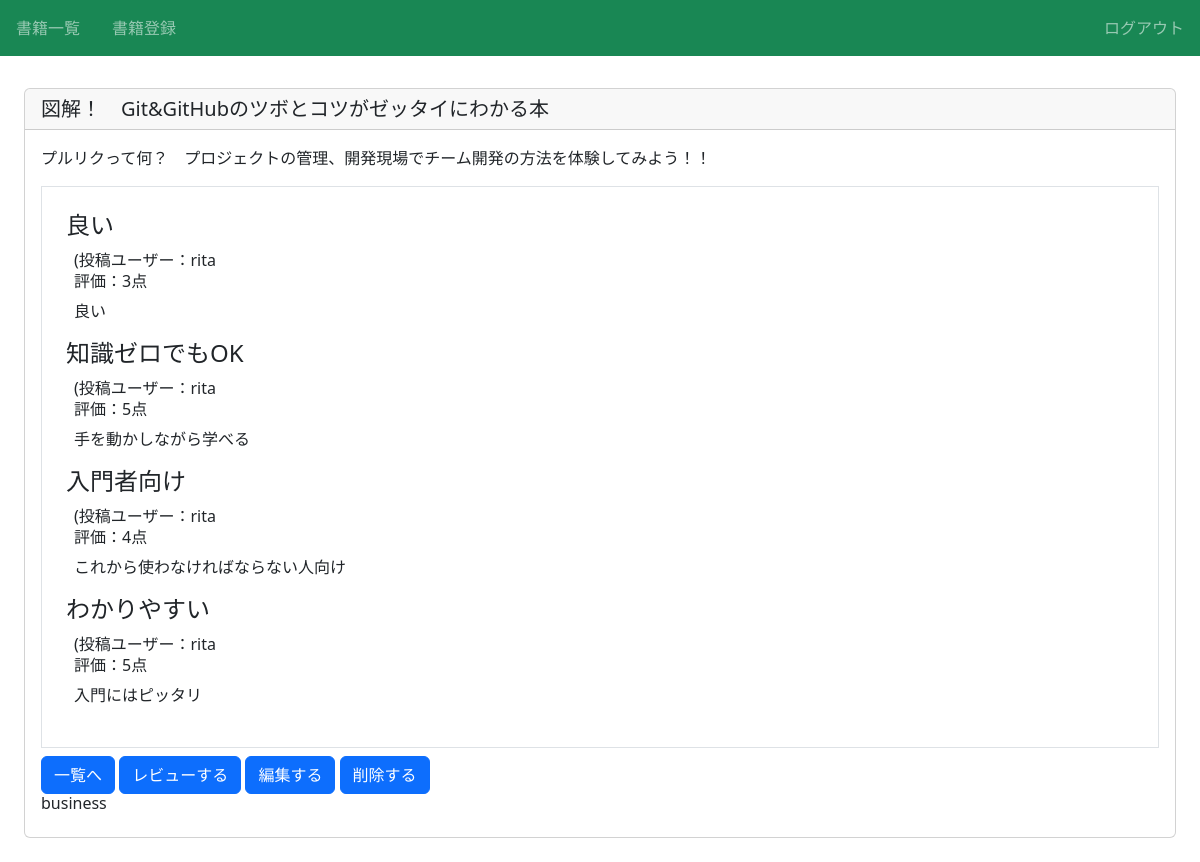
The app's page /book/10/detail/ (signed in) with its own data.
### book/models.py (models this page shows, shortened)
class Book(models.Model):
    title = models.CharField(max_length=100)
    text = models.TextField()
    thumbnail = models.ImageField(null=True, blank=True)
    category = models.CharField(
        max_length=100,
        choices = CATEGORY
    )
    user = models.ForeignKey('auth.User', on_delete=models.CASCADE)

class Review(models.Model):
    book = models.ForeignKey(Book, on_delete=models.CASCADE)
    title = models.CharField(max_length=100)
    text = models.TextField()
    rate = models.IntegerField(choices=RATE_CHOICES)
    user = models.ForeignKey('auth.User', on_delete=models.CASCADE)

### book/views.py (the view)
# urls.py: path('book/<int:pk>/detail/', views.DetailBookView.as_view(), name='detail-book'),
class DetailBookView(LoginRequiredMixin, DetailView):
    template_name = 'book/book_detail.html'
    model = Book

### book/templates/book/book_detail.html (shortened to what this page needs)
{% extends 'base.html' %}
{% block content %}
    <div class="card">
        <h5 class="card-header">{{ object.title }}</h5>
        <div class="card-body">
            <p class="card-text">{{ object.text }}</p>
            <div class="border p-4 mb-2">
                {% for review in object.review_set.all %}
                <div>
                    <h3 class="h4">{{ review.title }}</h3>
                    <div class="px-2">
                        <span>(投稿ユーザー：{{ review.user.username }}</span>
                        <h6>評価：{{ review.rate }}点</h6>
                        <p>{{ review.text }}</p>
                    </div>
                </div>
                {% endfor %}
            </div>
            <a href="{% url 'list-book' %}" class="btn btn-primary">一覧へ</a>
            <a href="{% url 'review' object.pk %}" class="btn btn-primary">レビューする</a>
            <a href="{% url 'update-book' object.pk %}" class="btn btn-primary">編集する</a>
            <a href="{% url 'delete-book' object.pk %}" class="btn btn-primary">削除する</a>
            <h6 class="card-title">{{ object.category }}</h6>
        </div>
    </div>
{% endblock content %}

### book/static/book/css/style.css (style rules this page uses)
a { text-decoration: none; }

### records on screen
Book: title "図解！ Git&GitHubのツボとコツがゼッタイにわかる本", text "プルリクって何？ プロジェクトの管理、開発現場でチーム開発の方法を体験してみよう！！", category "business"
Review: title "良い", user.username "rita", rate "3", text "良い"
Review: title "知識ゼロでもOK", user.username "rita", rate "5", text "手を動かしながら学べる"
Review: title "入門者向け", user.username "rita", rate "4", text "これから使わなければならない人向け"
Review: title "わかりやすい", user.username "rita", rate "5", text "入門にはピッタリ"
